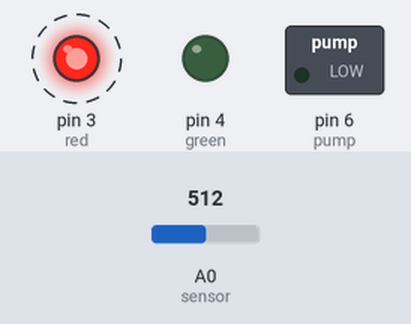
Recording of a sketch running on a simulated Arduino Uno, built with avr-gcc and run on an emulated ATmega328P. On the bench: switched loads named in the sketch (green lamp = pin HIGH), output pins drawn as LEDs (lit = HIGH). Dashed ring = blinking. The test bench sets the inputs (shaded band); at power-on: A0 (sensor) = 512.

Above: at 0.9 s.
1.3 s: A0 (sensor) set to 435
4.3 s: A0 (sensor) set to 410
At 4.8 s:
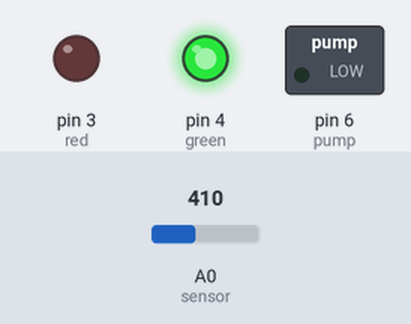
5.9 s: A0 (sensor) set to 511
At 6.0 s:
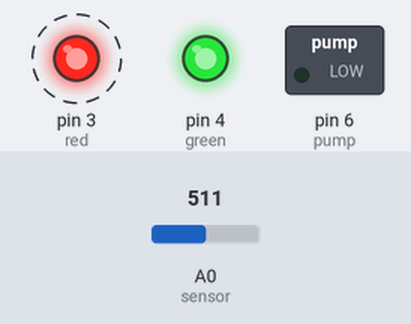
8.9 s: A0 (sensor) set to 122
At 9.5 s:
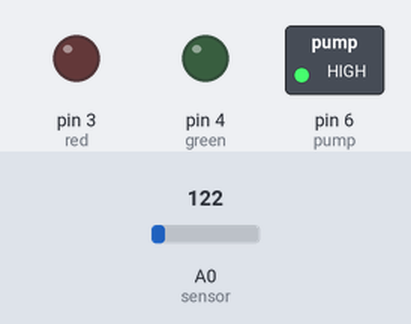
10.6 s: A0 (sensor) set to 225
12.1 s: A0 (sensor) set to 253
At 13.0 s:
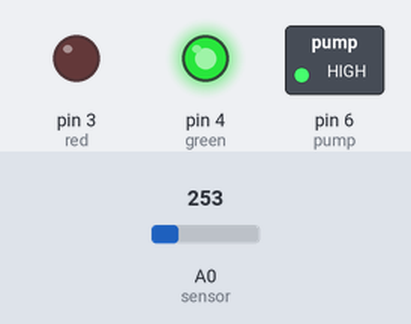
Timing chart, 0 to 14.6 s (numbered marks = the images above; inputs shaded):
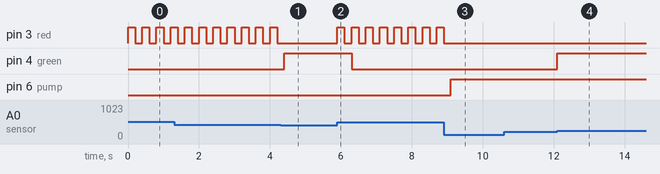

The sketch:

Code.ino
```cpp
const int dry = 600; //this value means when soil is dry. the value is changable. You need to change them according to the reading from Serial Monitor.

const int wet = 240; //this value means when soil is wet. the value is changable. You need to change them according to the reading from Serial Monitor

const int pump = 6;  //defining pump from relay IN to Arduino

const int green = 4; //defining green led

const int red = 3; //defining red led

void setup()
{
  Serial.begin(9600);
  pinMode(pump, OUTPUT);
  pinMode(green, OUTPUT);
  pinMode(red, OUTPUT);

  digitalWrite(pump, HIGH);  //defining pump as off from the beginning
  digitalWrite(green, LOW);
  digitalWrite(red, LOW);
}

void loop()
{
  int sensor_value = analogRead(A0);  //getting value from Moisture sensor which output is connected to Arduino A0.
  //Try to see the value placing moisture sensor in dry soil and wet soil.
  //according to the value getting from dry soil and wet soil  change the value at the top const int dry & const int wet

  //Serial.println(sensor_value); //uncomment it to see analog value from moisture sensor
  //take decision according the value shown in serial monitor

  int moisture = map(sensor_value, wet, dry, 100, 0); //converting the moisture level in percentage

  //uncomment the lines below after deciding wet value and dry value.

  /*
    Serial.print(moisture);
    Serial.println("%");

    delay (100);
  */

  if (moisture <= 40) //if soil moisture percentange is less or equal to 40%  , you can change the percentage according to your choice
  {
    digitalWrite(pump, LOW); //pump will be on
  }

  if (moisture >= 90) //if soil moisture percentange is greater or equal to 90%  , you can change the percentage according to your choice
  {
    digitalWrite(pump, HIGH); //pump will be off
  }

  if (moisture >= 50 && moisture <= 100)  //if moisture level is between 50% to 100% green led will on as good moisture
  {
    digitalWrite(red, LOW); //red led will be off
    digitalWrite(green, HIGH); //green led will be on as good moisture indicator
  }

  if (moisture >= 0 && moisture < 50) //if moisture level is less than 50% red led will on as low moisture
  {
    digitalWrite(red, HIGH); //red led will be blinking as low moisture indicator
    delay(200);
    digitalWrite(red, LOW);
    delay(200);
    digitalWrite(green, LOW); //green led will be off
  }
}
```

Measured:
- the behaviour switches between 424 and 423 on A0 (sensor) (found by bisection; images 0 and 1)
- the behaviour switches between 236 and 237 on A0 (sensor) (found by bisection; images 3 and 4)
- after the input at 4.3 s, pin 3 (red): stops changing and stays LOW; pin 4 (green): LOW → HIGH after 0.10 s
- after the input at 5.9 s, pin 3 (red): alternates HIGH for 0.20 s and LOW for 0.20 s, starting at once; pin 4 (green): HIGH → LOW after 0.40 s
- after the input at 8.9 s, pin 3 (red): goes on until 8.9 s, then stays LOW; pin 6 (pump): LOW → HIGH after 0.20 s
- after the input at 10.6 s, every drawn part: stays the same
- after the input at 12.1 s, pin 4 (green): LOW → HIGH at once
- by itself, pin 3 (red): alternates HIGH for 0.20 s and LOW for 0.20 s
